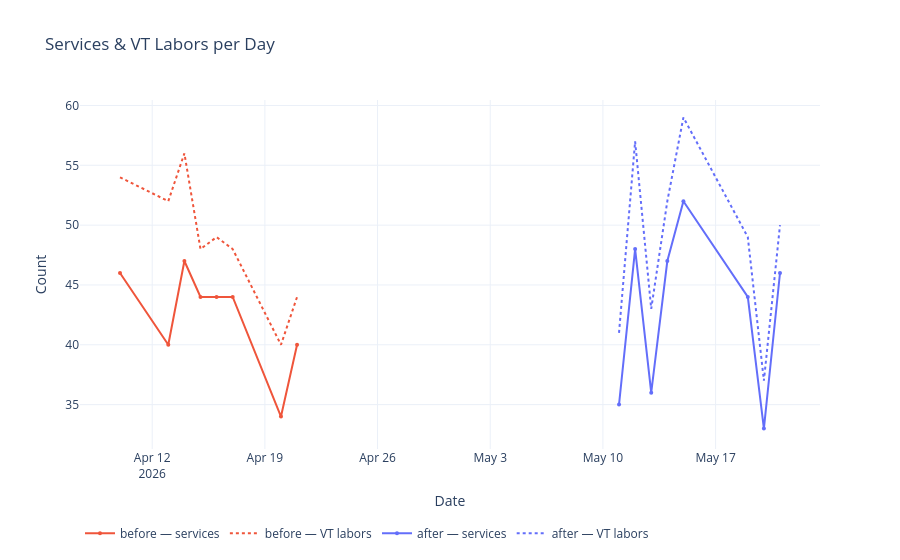

Notebook code for this chart:
### Code cell
# ── Chart: Services & Labors Per Day ──────────────────────────────────────────
import plotly.graph_objects as go
from plotly.subplots import make_subplots

def _add_adoption_vline(fig, row=1, col=1):
    if ADOPTION_DATE:
        fig.add_vline(
            x=ADOPTION_DATE, line_dash="dash", line_color="gray",
            annotation_text="Adoption", annotation_position="top right",
            row=row, col=col,
        )

fig_svcs = go.Figure()
for period_name, df, color in [
    (PERIOD_BEFORE, df_before, COLOR_BEFORE),
    (PERIOD_AFTER,  df_after,  COLOR_AFTER),
]:
    fig_svcs.add_trace(go.Scatter(
        x=df["date"], y=df["services_total"],
        mode="lines+markers", name=f"{period_name} — services",
        line=dict(color=color), marker=dict(size=4),
    ))
    fig_svcs.add_trace(go.Scatter(
        x=df["date"], y=df["vt_labors_total"],
        mode="lines", name=f"{period_name} — VT labors",
        line=dict(color=color, dash="dot"),
    ))

if ADOPTION_DATE:
    fig_svcs.add_vline(x=ADOPTION_DATE, line_dash="dash", line_color="gray",
                       annotation_text="Adoption", annotation_position="top right")

fig_svcs.update_layout(
    title="Services & VT Labors per Day",
    xaxis_title="Date", yaxis_title="Count",
    legend=dict(orientation="h", y=-0.2),
    template="plotly_white",
)
fig_svcs.show()

### Figure 1 — Plotly figure (JSON) as saved in the notebook; plotly's stock layout.template omitted (floating-point values rounded to 4 significant figures)
{"data": [{"line": {"color": "#EF553B"}, "marker": {"size": 4}, "mode": "lines+markers", "name": "before — services", "type": "scatter", "x": ["2026-04-10T00:00:00.000000000", "2026-04-13T00:00:00.000000000", "2026-04-14T00:00:00.000000000", "2026-04-15T00:00:00.000000000", "2026-04-16T00:00:00.000000000", "2026-04-17T00:00:00.000000000", "2026-04-20T00:00:00.000000000", "2026-04-21T00:00:00.000000000"], "y": [46, 40, 47, 44, 44, 44, 34, 40]}, {"line": {"color": "#EF553B", "dash": "dot"}, "mode": "lines", "name": "before — VT labors", "type": "scatter", "x": ["2026-04-10T00:00:00.000000000", "2026-04-13T00:00:00.000000000", "2026-04-14T00:00:00.000000000", "2026-04-15T00:00:00.000000000", "2026-04-16T00:00:00.000000000", "2026-04-17T00:00:00.000000000", "2026-04-20T00:00:00.000000000", "2026-04-21T00:00:00.000000000"], "y": [54, 52, 56, 48, 49, 48, 40, 44]}, {"line": {"color": "#636EFA"}, "marker": {"size": 4}, "mode": "lines+markers", "name": "after — services", "type": "scatter", "x": ["2026-05-11T00:00:00.000000000", "2026-05-12T00:00:00.000000000", "2026-05-13T00:00:00.000000000", "2026-05-14T00:00:00.000000000", "2026-05-15T00:00:00.000000000", "2026-05-19T00:00:00.000000000", "2026-05-20T00:00:00.000000000", "2026-05-21T00:00:00.000000000"], "y": [35, 48, 36, 47, 52, 44, 33, 46]}, {"line": {"color": "#636EFA", "dash": "dot"}, "mode": "lines", "name": "after — VT labors", "type": "scatter", "x": ["2026-05-11T00:00:00.000000000", "2026-05-12T00:00:00.000000000", "2026-05-13T00:00:00.000000000", "2026-05-14T00:00:00.000000000", "2026-05-15T00:00:00.000000000", "2026-05-19T00:00:00.000000000", "2026-05-20T00:00:00.000000000", "2026-05-21T00:00:00.000000000"], "y": [41, 57, 43, 52, 59, 49, 37, 50]}], "layout": {"legend": {"orientation": "h", "y": -0.2}, "title": {"text": "Services & VT Labors per Day"}, "xaxis": {"title": {"text": "Date"}}, "yaxis": {"title": {"text": "Count"}}}}
